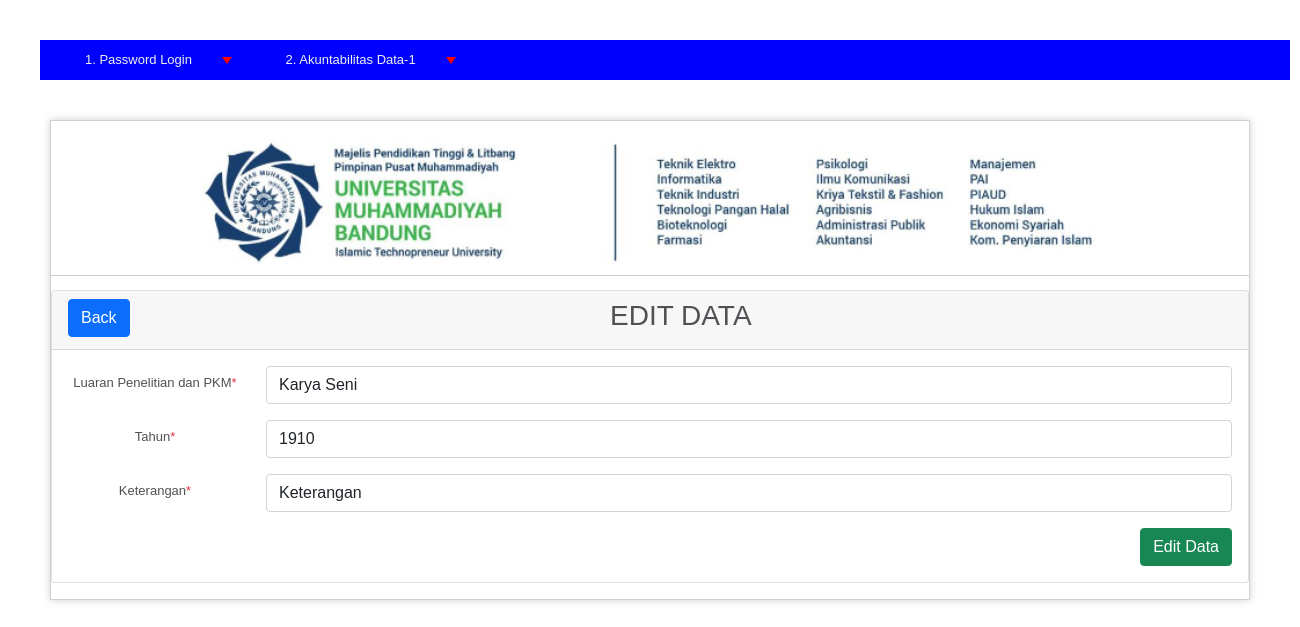
Screenshot of /index.php/C03_tb_3b73/edit/2 with the database file from the repository.
### application/controllers/C03_tb_3b73.php (called while the page is built, shortened)
<?php
class C03_tb_3b73 extends CI_Controller
{
    public function __construct()
    {
        $this->load->model("M03_tb_3b73");
        $this->load->library('form_validation');
    }
    public function edit($id = null)
    {
        $M03_tb_3b73 = $this->M03_tb_3b73;
        $data["tb_3b73"] = $M03_tb_3b73->getById($id);
        $this->load->view("V03_tb-3b1_3b73/V03_tb_3b73_edit", $data);
    }
}

### index.php (called while the page is built, shortened)
<?php
require_once BASEPATH.'core/CodeIgniter.php';

### application/models/M03_tb_3b73.php (called while the page is built, shortened)
<?php defined('BASEPATH') OR exit('No direct script access allowed');
class M03_tb_3b73 extends CI_Model
{
    private $_table = "tb-3b73";
    public function getById($id)
    {
        return $this->db->get_where($this->_table, ["id" => $id])->row();
    }
}

### application/views/V03_tb-3b1_3b73/V03_tb_3b73_edit.php (the view, shortened to what this page needs)
<!doctype html>
<html lang="en">
  <head>
    <link href="https://cdn.jsdelivr.net/npm/bootstrap@5.1.3/dist/css/bootstrap.min.css" rel="stylesheet">
    <link href="https://cdnjs.cloudflare.com/ajax/libs/twitter-bootstrap/5.0.1/css/bootstrap.min.css" rel="stylesheet">
    <link href="https://cdn.datatables.net/1.11.4/css/dataTables.bootstrap5.min.css" rel="stylesheet">
    <link href="https://cdn.datatables.net/buttons/2.2.2/css/buttons.dataTables.min.css" rel="stylesheet">
  </head>
  <body>
    <div class="card mb-3">
        <div class="card-header">
            <a href="<?php echo site_url('/C03_tb_3b73/index') ?>" class="btn btn-primary float-start">Back</a> <h3>EDIT DATA</h3>
        </div>
        <div class="card-body">
            <form action="" method="post" enctype="multipart/form-data" >
                <div class="mb-3 row">
                    <label for="txt_luaran_penelitian_dan_pkm" class="col-sm-2 col-form-label">Luaran Penelitian dan PKM<span class="text-danger">*</span></label>
                    <div class="col-sm-10">
                        <select name="txt_luaran_penelitian_dan_pkm" class="form-control <?php echo form_error('txt_luaran_penelitian_dan_pkm') ? 'is-invalid':'' ?>" aria-label="Default select example">
                            <option value="3" <?= $tb_3b73->luaran_penelitian_pkm == '3' ? 'selected' : '' ?> >Karya Seni</option>
                        </select>
                    </div>
                </div>
                <div class="mb-3 row">
                    <label for="txt_tahun" class="col-sm-2 col-form-label">Tahun<span class="text-danger">*</span></label>
                    <div class="col-sm-10">
                        <input class="form-control <?php echo form_error('txt_tahun') ? 'is-invalid':'' ?>"
                                type="text" name="txt_tahun"
                                placeholder="Tahun"
                                value="<?= $tb_3b73->tahun?>" />
                    </div>
                </div>
                <div class="mb-3 row">
                    <label for="txt_keterangan" class="col-sm-2 col-form-label">Keterangan<span class="text-danger">*</span></label>
                    <div class="col-sm-10">
                        <input class="form-control <?php echo form_error('txt_keterangan') ? 'is-invalid':'' ?>"
                                type="text" name="txt_keterangan"
                                placeholder="Keterangan"
                                value="<?= $tb_3b73->keterangan?>" />
                    </div>
                </div>
                <input class="btn btn-success float-end" type="submit" name="btn" value="Edit Data" />
            </form>
        </div>
    </div>
  </body>
</html>

### css/background_01.css (style rules this page uses)
body { background-color: #fff; margin: 40px; font: 13px/20px normal Helvetica, Arial, sans-serif; color: #4F5155; }

### rows the page displays
tb-3b73: txt_luaran_penelitian_dan_pkm "Karya Seni", txt_tahun "1910", txt_keterangan "Keterangan"
